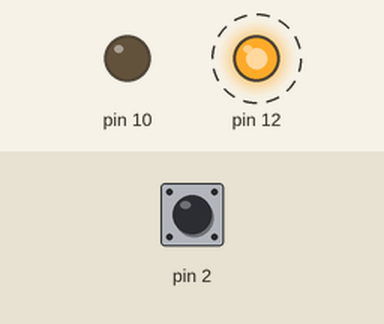
The sketch below on a simulated Arduino Uno, built with avr-gcc and run on an emulated ATmega328P. Parts: output pins drawn as LEDs (lit = HIGH). Dashed ring = blinking. The test bench sets the inputs (shaded band); at power-on: pin 2 HIGH.

Above: at 0.2 s.
Timing chart, 0 to 3.0 s (numbered marks = the images above):
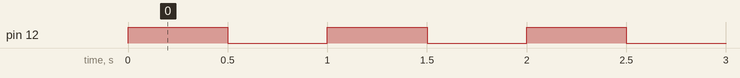

Measured:
- by itself, pin 12: alternates HIGH for 0.50 s and LOW for 0.50 s

The sketch:

interrupt.ino
```cpp
volatile bool bTog = false;

void setup() {
  // put your setup code here, to run once:
  pinMode(2,INPUT_PULLUP);
  pinMode(10,OUTPUT);
  pinMode(12,OUTPUT);
  Serial.begin(9600);
  attachInterrupt(digitalPinToInterrupt(2),swtch,RISING);
}

void swtch(){  // put your main code here, to run repeatedly:
  //+Serial.println(bTog);
  if(digitalRead(2)==LOW){
    bTog=!bTog;
    digitalWrite(10,bTog);
    }
}
void loop(){

  digitalWrite(12,HIGH);
  delay(500);
  digitalWrite(12,LOW);
  delay(500);

}
```
